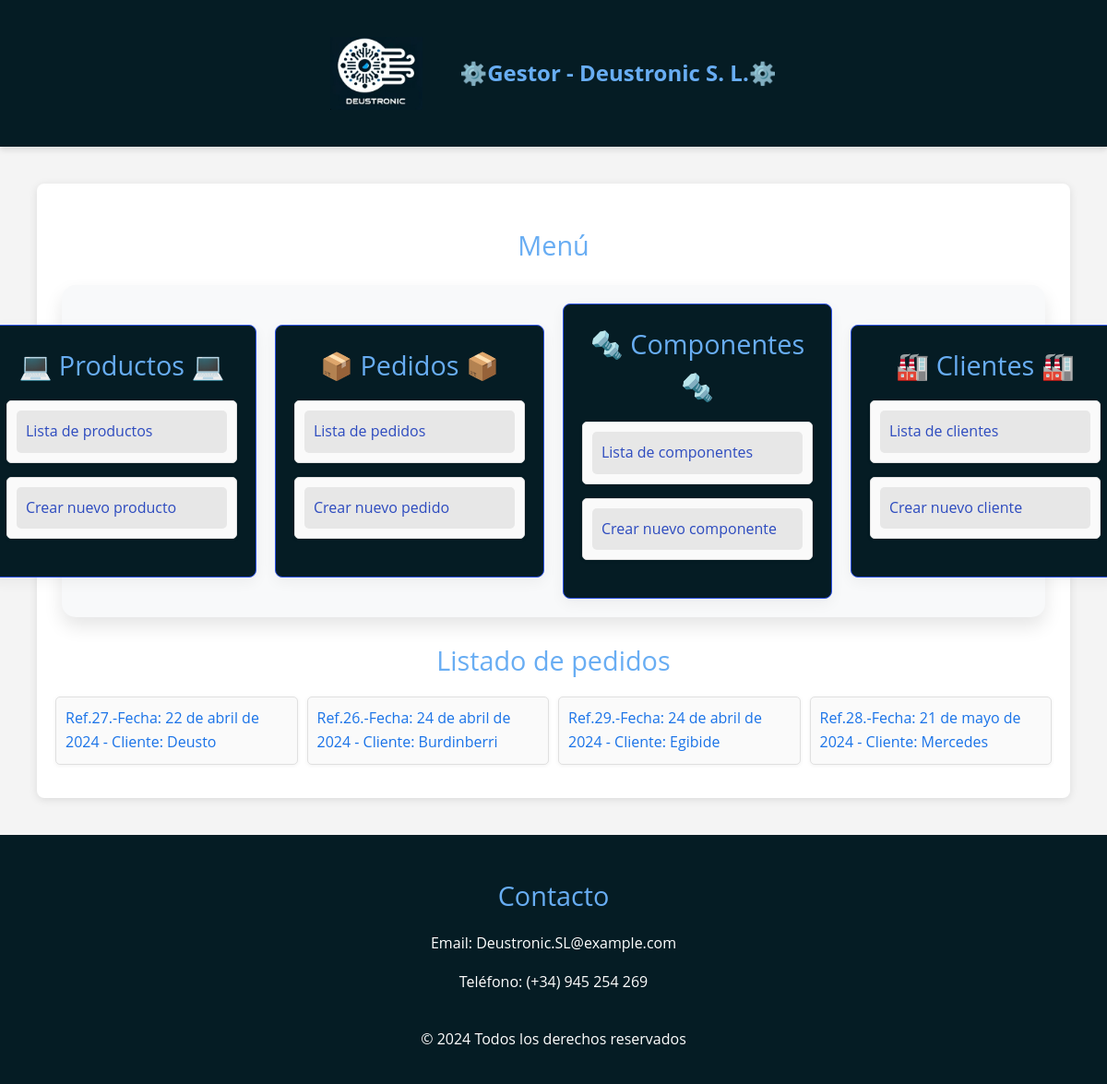
The app's page /appDjango/pedidos/ with its own data.
### appDjango/models.py (models this page shows, shortened)
class Pedido(models.Model):
    referencia_pedido = models.AutoField(primary_key=True)
    fecha_pedido = models.DateField()
    cif_cliente = models.ForeignKey(Cliente, on_delete=models.CASCADE)
    precio_total = models.DecimalField(max_digits=10, decimal_places=2, default=0.0)
    class Meta:
        verbose_name_plural = "Pedidos"
        verbose_name = "Pedido"
        ordering = ["fecha_pedido"]

class Cliente(models.Model):
    cif_cliente = models.CharField(max_length=100, primary_key=True)
    nombre_empresa_cliente = models.CharField(max_length=255)
    direccion_cliente = models.CharField(max_length=255)
    telefono_cliente = models.IntegerField()
    email_cliente = models.EmailField()
    class Meta:
        verbose_name_plural = "Clientes"
        verbose_name = "Cliente"
        ordering = ["cif_cliente"]

### appDjango/views.py (the view)
# urls.py: path('pedidos/', PedidoListView.as_view(), name='index_pedidos'),
class PedidoListView(ListView):
    model = Pedido
    template_name = "appDjango/pedido_index.html"
    context_object_name = "pedidos"

### templates/appDjango/pedido_index.html
{% extends 'base.html' %}
{% block contenido %}
    <h2>Listado de pedidos</h2>
    {% if pedidos %}
        <ul>
            {% for pedido in pedidos %}
                <li>
                    <a href="{% url 'pedidos_show' pedido.referencia_pedido %}">
                        Ref.{{ pedido.referencia_pedido }}.-Fecha: {{ pedido.fecha_pedido }} - Cliente:
                        {{ pedido.cif_cliente.nombre_empresa_cliente }}
                    </a>
                </li>
            {% endfor %}
        </ul>
    {% else %}
        <p>No hay pedidos creados.</p>
    {% endif %}
{% endblock %}

### static/css/estilos.css (style rules this page uses)
body { font-family: 'Open Sans', Arial, sans-serif; background-color: #f4f4f4; color: black; line-height: 1.6; margin: 0; padding: 0; }
h1, h2 { color: #68adf3; font-weight: normal; }
h2 { font-size: 1.8rem; margin-bottom: 0.5rem; text-align: center; }
ul { list-style: none; padding: 0; display: grid; grid-template-columns: repeat(auto-fill, minmax(250px, 2fr)); gap: 10px; }
ul li { background-color: #fafafa; border: 1px solid #e0e0e0; border-radius: 5px; padding: 10px; box-shadow: 0 1px 4px rgba(0, 0, 0, 0.06); }
ul li a { color: #1a73e8; text-decoration: none; display: block; }

### records on screen
Pedido: referencia_pedido "27", fecha_pedido "22 de abril de 2024", cif_cliente.nombre_empresa_cliente "Deusto"
Pedido: referencia_pedido "26", fecha_pedido "24 de abril de 2024", cif_cliente.nombre_empresa_cliente "Burdinberri"
Pedido: referencia_pedido "29", fecha_pedido "24 de abril de 2024", cif_cliente.nombre_empresa_cliente "Egibide"
Pedido: referencia_pedido "28", fecha_pedido "21 de mayo de 2024", cif_cliente.nombre_empresa_cliente "Mercedes"
